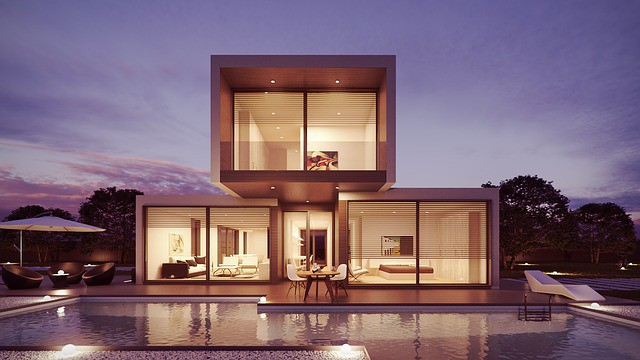
#> input picture house.jpeg.jpeg, 640 x 360 px
$ python blur.py
#> lines starting #> are read from the running program, lines starting #| are printed output that depends on the picture
import cv2
import matplotlib.pyplot as plt
im = cv2.imread('house.jpeg.jpeg')
#> im is the input picture: shape (360, 640, 3); mean B, G, R 115, 102.1, 127.1
dst = cv2.GaussianBlur(im,(5,5),cv2.BORDER_DEFAULT)
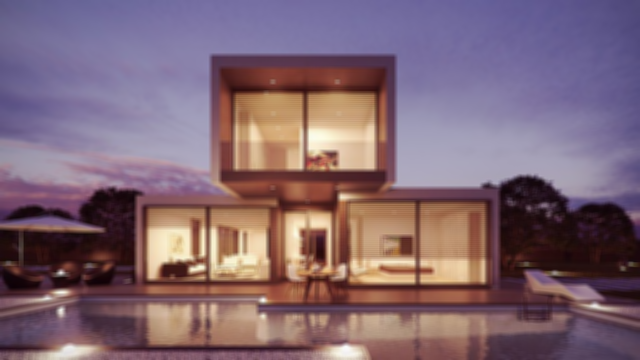
#> dst: shape (360, 640, 3); mean B, G, R 115, 102.1, 127.1
plt.imshow(dst)
plt.show()

$ run again, with flower.jpeg.jpeg copied over house.jpeg.jpeg
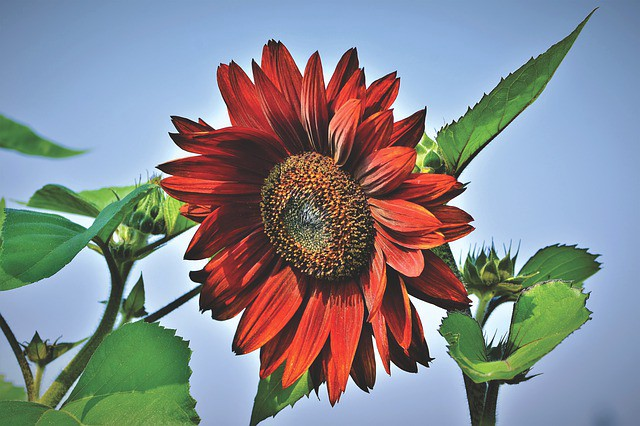
#> input picture flower.jpeg.jpeg, 640 x 426 px
#> im is the input picture: shape (426, 640, 3); mean B, G, R 141.6, 136.7, 132.9
#> `dst = cv2.GaussianBlur(im,(5,5),cv2.BORDER_DEFAULT)`:
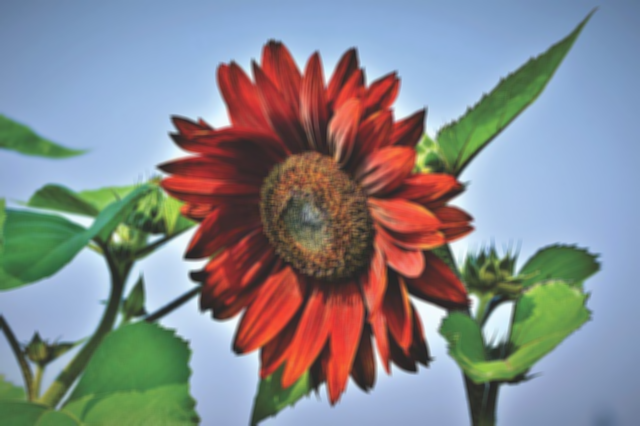
#> dst: shape (426, 640, 3); mean B, G, R 141.6, 136.7, 132.9
